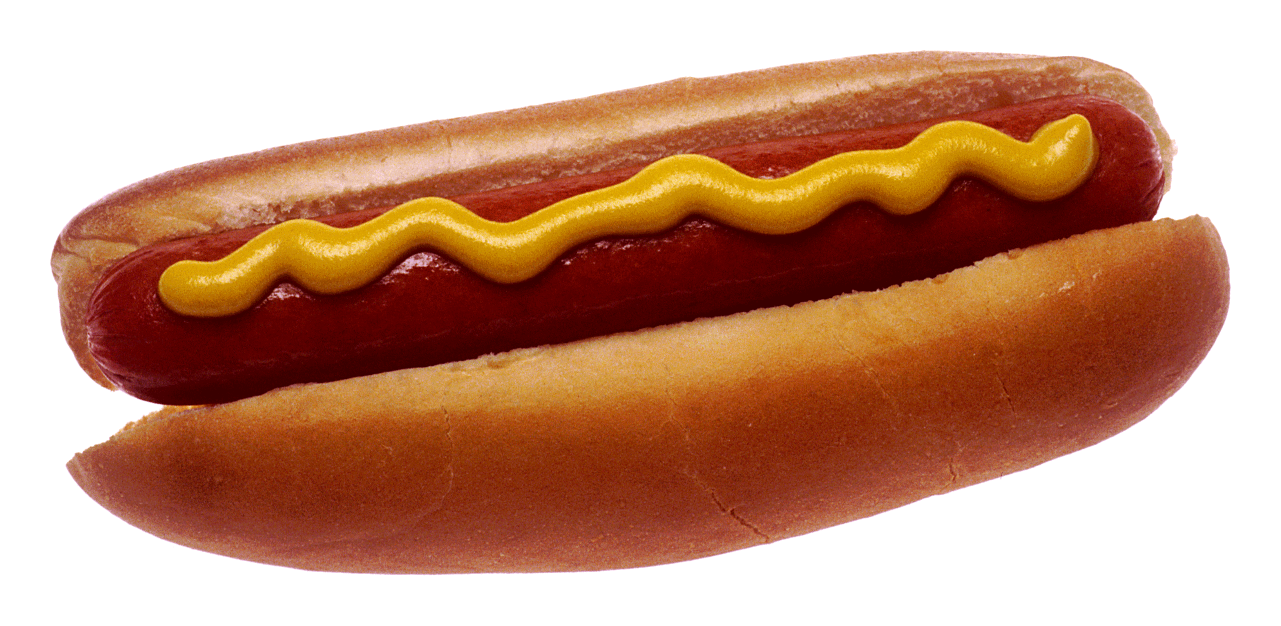
#> input picture hotdog.png, 2562 x 1251 px (shown at 1/2 size)
$ python main.py
#> lines starting #> are read from the running program, lines starting #| are printed output that depends on the picture; after the words box and inside, x2 and y2 are one past the last pixel; in counts of white or black regions, pixels touching at a corner belong together
import cv2

def deColorInator(orgImg):
    for row in range(len(orgImg)):
        for pixel in range(len(orgImg[row])):
            curpixel = (orgImg[row][pixel])
            pixAvg = sum(curpixel)/3
            # print(pixAvg)
            if pixAvg >= 130:
                curpixel[0] = 0
                curpixel[1] = 0
                curpixel[2] = 0
            else:
                curpixel[0] = 255
                curpixel[1] = 255
                curpixel[2] = 255

def makeArt(finalImg):
    for row in range(len(finalImg)):
        for pixel in range(len(finalImg[row])):
            curpixel = (finalImg[row][pixel])
            pixAvg = sum(curpixel)/3
            if pixAvg >= 130:
                print("5", end="")
            else:
                print(" ", end="")
        print("")


# img = cv2.imread("img.jpeg")
img = cv2.imread("hotdog.png")
#> img is the input picture: shape (1251, 2562, 3); mean B, G, R 125.8, 149.8, 196.2

img = cv2.resize(img, (80,40))
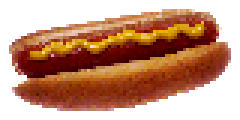
#> img: shape (40, 80, 3) (shown 3 times larger); mean B, G, R 125.1, 149.4, 195.9

deColorInator(img)
#> the loop in deColorInator, `for row in range(len(orgImg)):` made 40 passes
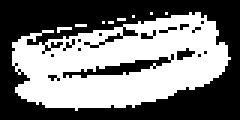
#> img: shape (40, 80, 3) (shown 3 times larger); 47.3% white; 9 white regions (8 under 20 px), largest, box (x1, y1, x2, y2) and area: (4, 4, 77, 37) 1496

makeArt(img)
#> the loop in makeArt, `for row in range(len(finalImg)):` made 40 passes
#|                                                   5    5       5 55
#|                                             5            5555555555 5
#|                                        555          55555555555555555
#|                                   5 55        5 5555555555555555555 5555
#> (further printed lines are left out)

cv2.imshow('Original Image', img)

cv2.waitKey(0)
